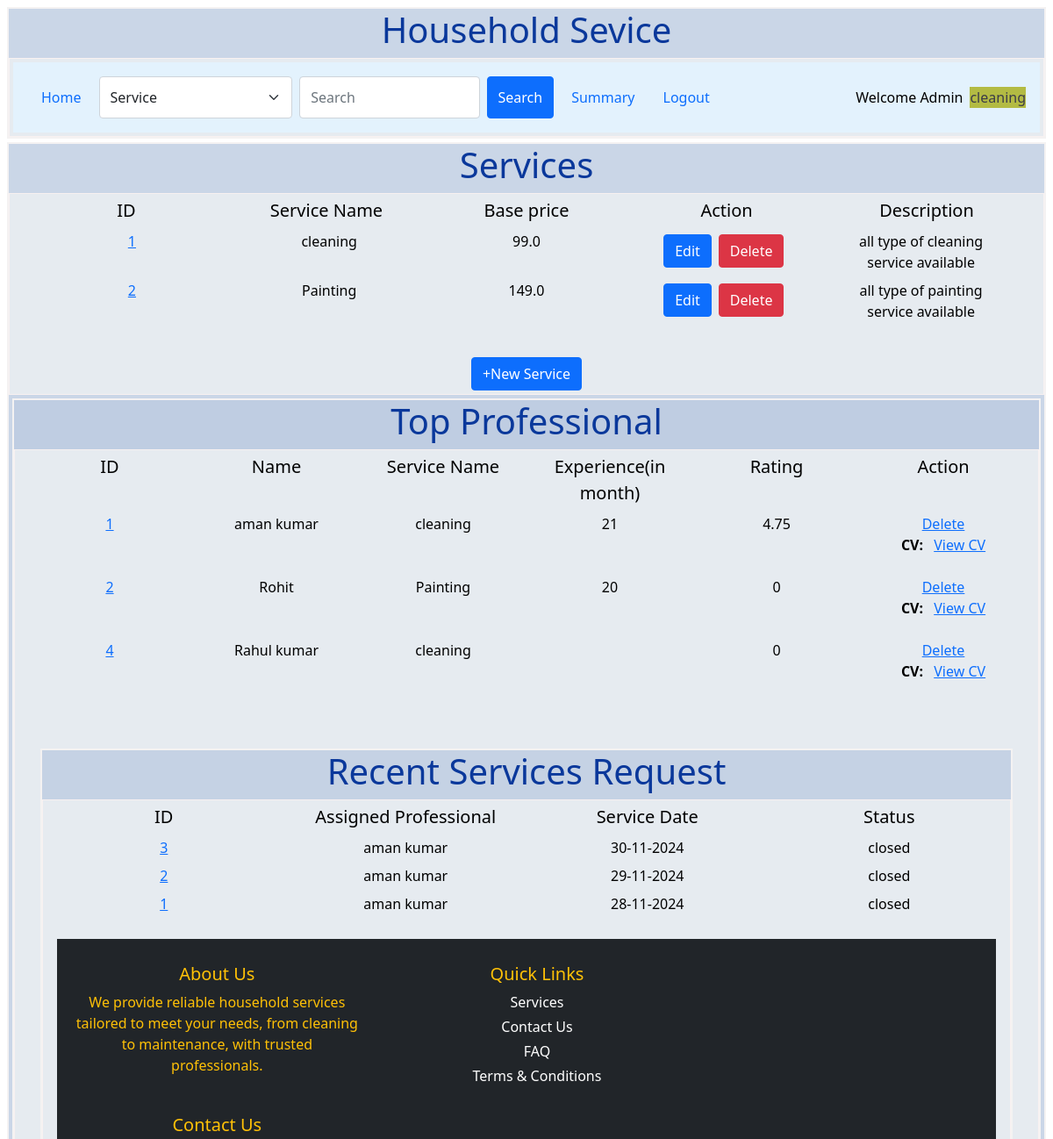
Page /admin/cleaning (upper part) on the earlier database version.
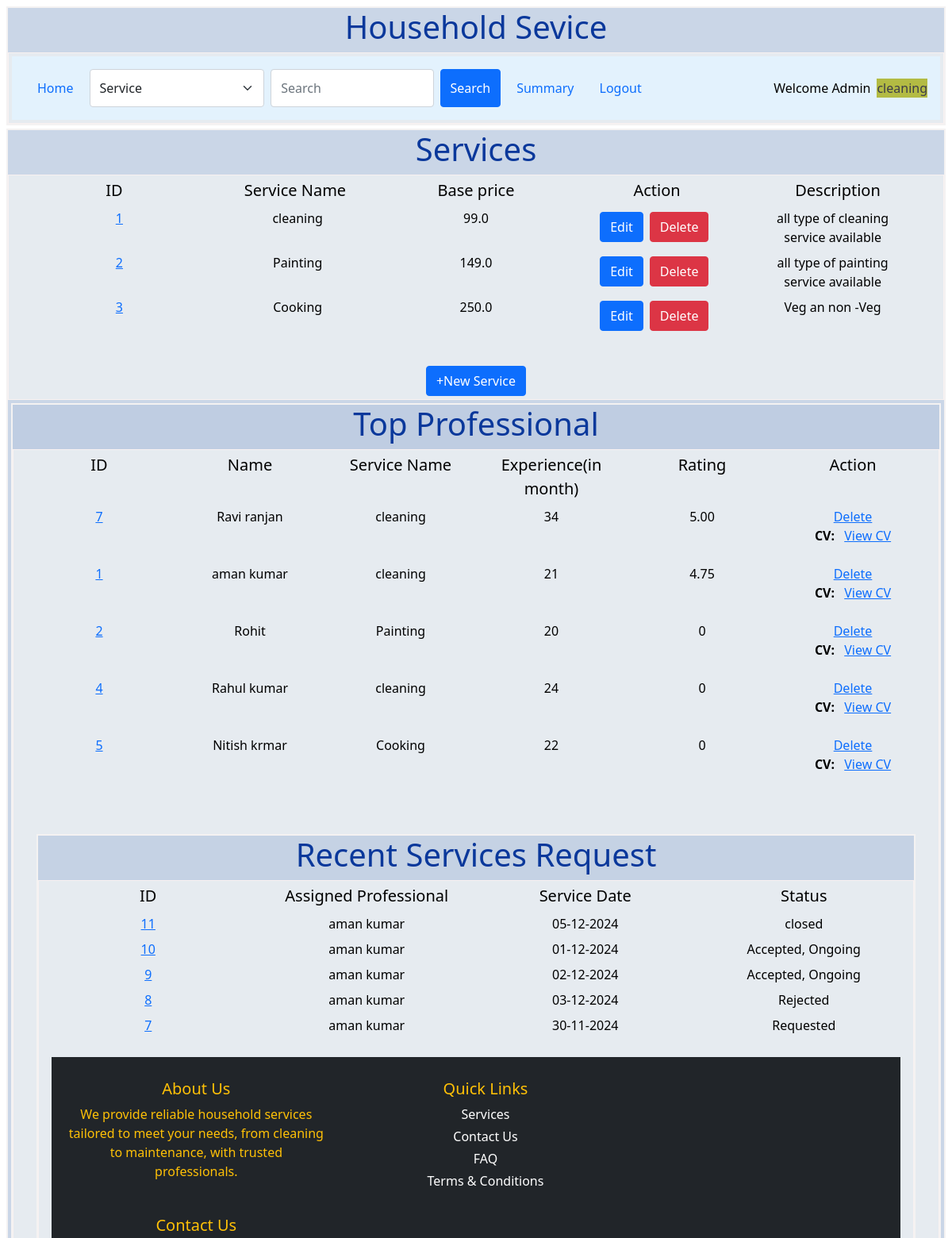
Same page on the later database version.
### backend/models.py (models this page shows)
class Service(db.Model):
    __tablename__="service"
    id = db.Column(db.Integer, primary_key=True)
    name=db.Column(db.String,nullable=False)
    price=db.Column(db.Float,default=0.0)
    action=db.Column(db.String,default="Edit/Delte")
    description=db.Column(db.String)

class Professional(db.Model):
    __tablename__="professional"
    id = db.Column(db.Integer, primary_key=True)
    email=db.Column(db.String,unique=True,nullable=False)
    full_name=db.Column(db.String,nullable=False)
    service_type=db.Column(db.String,nullable=False)              #dropdown from available service
    experience=db.Column(db.Integer,nullable=False)
    address=db.Column(db.String,nullable=False)
    pincode=db.Column(db.Integer,nullable=False)
    date_created=db.Column(db.String,default=0)
    mobile_number=db.Column(db.Integer,nullable=False)
    cv=db.Column(db.String,nullable=True,default="None")
    description=db.Column(db.String)
    rating=db.Column(db.String,default=0)
    rating_count=db.Column(db.String,default=0)
    password=db.Column(db.String,nullable=False)

class Service_Request(db.Model):
    __tablename__="servicerequest"
    id = db.Column(db.Integer, primary_key=True)
    Service_id = db.Column(db.Integer, db.ForeignKey("service.id"),nullable=False)
    Customer_id = db.Column(db.Integer, db.ForeignKey("customer.id"),nullable=False)
    Professional_id = db.Column(db.Integer, db.ForeignKey("professional.id"),nullable=False)
    date_of_request=db.Column(db.String)
    service_date=db.Column(db.String)
    date_of_completion=db.Column(db.String)
    description=db.Column(db.String)
    status=db.Column(db.String,default=0)
    rating=db.Column(db.String,default=0)
    review=db.Column(db.String,nullable=True,default="None")
    service = db.relationship("Service", backref="Servicerequests")  # Access Service details
    customer = db.relationship("Customer", backref="servicerequests")  # Access Customer details
    professional = db.relationship("Professional", backref="servicerequests")  # Access Professional details

### backend/controllers.py (the view)
@app.route("/admin/<name>")
def admin_dashboard(name):
    services=get_services()
    professionals=get_professionals()
    services_request=get_services_request_admin()
    return render_template("admin_dashboard.html",name=name,services=services,professionals=professionals,services_request=services_request)

### backend/controllers.py (called while the page is built)
def get_services():
    services = Service.query.all()
    return services

def get_professionals():
    professionals = Professional.query.order_by(Professional.rating.desc()).limit(5).all()
    return professionals

def get_services_request_admin():       #Service Request to admin
    all_service_request = Service_Request.query.order_by(Service_Request.id.desc()).limit(5).all()
    return all_service_request

### templates/admin_dashboard.html (shortened to what this page needs)
{%extends "admin_layout.html"%}
{%block content%}
         <div class="my_container">
            <div class="centre"> <h1>Services </h1></div>
              <div class="my_panel">
                <div class="container text-center">
                  <div class="row align-items-start" style="font-size: 20px;">
                    <div class="col">
                     ID
                    </div>
                    <div class="col">
                      Service Name
                    </div>
                    <div class="col">
                      Base price
                    </div>
                    <div class="col">
                      Action
                    </div>
                    <div class="col">
                      Description
                    </div>
                  </div>
                  <div>
                  {%if services%}
                  <div>
                  {%for service in services%}
                  <div class="row align-items-start">
                    <div class="col">
                     <a href="#"> {{service.id}}</a>
                    </div>
                    <div class="col">
                      {{service.name}}
                    </div>
                    <div class="col">
                      {{service.price}}
                    </div>
                    <div class="col">
                      <a class="btn btn-primary" href="/edit_service/{{service.id}}/{{name}}">    Edit <a class="btn btn-danger" href="/delete_service/{{service.id}}/{{name}}">Delete </a>
                    </div>
                    <div class="col">
                      {{service.description}}
                    </div>
                  </div>
                  {%endfor%}
                </div>
                  {%else%}
                  <h3 class="centre"> No Service available! </h3>
                  {%endif%}
                </div>
                <br>
              </div>
              <div class="centre"> <a href="/add_service/{{name}}" type="button" class="btn btn-primary" class="centre"> +New Service</a> </div>
        </div>
        <div class="my_container">
          <div class="centre"> <h1> Top Professional </h1></div>
            <div class="my_panel">
              <div class="container text-center">
                <div class="row align-items-start" style="font-size: 20px;">
                  <div class="col">
                   ID
                  </div>
                  <div class="col">
                    Name
                  </div>
                  <div class="col">
                    Service Name
                  </div>
                  <div class="col">
                    Experience(in month)
                  </div>
                  <div class="col">
                    Rating
                  </div>
                  <div class="col">
                    Action
                  </div>
                </div>  </b>
                {%if professionals%}
                {%for professional in professionals%}
                <div class="row align-items-start">
                  <div class="col">
                   <a href="#"> {{professional.id}} </a>
                  </div>
                  <div class="col">
                    {{professional.full_name}}
                  </div>
                  <div class="col">
                    {{professional.service_type}}
                  </div>
                  <div class="col">
                    {{professional.experience}}
                  </div>
                  <div class="col">
                    {{professional.rating}}
                  </div>
                  <div class="col">
                    <a href="/delete_professional/{{professional.id}}/{{name}}"> Delete </a>
                    {% if professional.cv %}
        <p><strong>CV:</strong> <a href="{{ url_for('static', filename='./uploaded_cv/' +  professional.cv ) }}" target="_blank">View CV</a></p>
    {% else %}
        <p>No CV uploaded.</p>
    {% endif %}
                  </div>
                </div>
                  {%endfor%}
                {%else%}
                <h3 class="centre"> No Service available! </h3>
                {%endif%}
      <br>
      <br>
      <div class="my_container">
        <div class="centre"> <h1>Recent Services Request </h1></div>
          <div class="my_panel">
{%if services_request%}
            <div class="container text-center">
              <div class="row align-items-start" style="font-size: 20px;">
                <div class="col">
                 ID
                </div>
                <div class="col">
                  Assigned Professional
                </div>
                <div class="col">
                  Service Date
                </div>
                <div class="col">
                  Status
                </div>
              </div>  </b>
{%for service_request in services_request%}
              <div class="row align-items-start">
                <div class="col">
                 <a href="#">{{service_request.id}}</a>
                </div>
                <div class="col">
                 {{service_request.professional.full_name}}
                </div>
                <div class="col">
                   {{service_request.service_date}}
                </div>
                <div class="col">
                  {{service_request.status}}
                </div>
              </div>
{%endfor%}
{%else%}
<div>
  <h3 class="centre"> No Service available! </h3>
</div>
{%endif%}
    {%endblock%}

### templates/admin_layout.html (shortened to what this page needs)
<!DOCTYPE html>
<html>
    <head>
        <link rel="stylesheet" href="/static/style/main.css">
        <link href="https://cdn.jsdelivr.net/npm/bootstrap@5.0.2/dist/css/bootstrap.min.css" rel="stylesheet">
    </head>
    <body>
        <div class="my_container">
        <div class="centre"> <h1>Household Sevice </h1></div>
            <div class="my_panel">
              <nav class="navbar navbar-expand-lg " style="background-color: #e3f2fd;">
                <div class="container-fluid">
                    <ul class="navbar-nav me-auto mb-2 mb-lg-0">
                      <li class="nav-item">
                        <a class="nav-link active" aria-current="page" href="/admin/{{name}}">Home</a>
                      </li>
                      <form class="d-flex" action="/search_admin/{{name}}" method="POST">
                      <select class="form-select me-2" name="category" id="category">
                        <option value="service">Service</option>
                      </select>
                        <input class="form-control me-2" type="search" placeholder="Search " aria-label="Search" name="search_txt" id="search_txt">
                        <button class="btn btn-primary" type="submit">Search</button>
                      </form>
                      <li class="nav-item">
                        <a class="nav-link active" aria-current="page" href="/admin_summary/{{name}}">Summary</a>
                      </li>
                      <li class="nav-item">
                        <a class="nav-link" href="/login">Logout</a>
                      </li>
                    </ul>
                    <span class="navbar-text">
                      Welcome Admin
                    </span> <br>
                            <br>
                            <div class="wlc_msg">{{name}} </div>
                  </div>
                </nav>
                </div>
              </div>
            {%block content%}{%endblock%}
            <footer class="bg-dark text-warning pt-4 mt-4">
              <div class="container">
                <div class="row">
                  <div class="col-md-4 mb-3">
                    <h5>About Us</h5>
                    <p>
                      We provide reliable household services tailored to meet your needs, from cleaning to maintenance, with trusted professionals.
                    </p>
                  </div>
                  <div class="col-md-4 mb-3">
                    <h5>Quick Links</h5>
                    <ul class="list-unstyled">
                      <li><a href="/services" class="text-white text-decoration-none">Services</a></li>
                      <li><a href="/contact" class="text-white text-decoration-none">Contact Us</a></li>
                      <li><a href="/faq" class="text-white text-decoration-none">FAQ</a></li>
                      <li><a href="/terms" class="text-white text-decoration-none">Terms & Conditions</a></li>
                    </ul>
                  </div>
                  <div class="col-md-4 mb-3">
                    <h5>Contact Us</h5>
                  </div>
                </div>
              </div>
            </footer>
        </body>
</html>

### static/style/main.css (style rules this page uses)
* { margin: 4px; }
.my_container { border: 2px solid rgb(244, 242, 242); background-color:rgba(188, 204, 225, 0.788); }
.my_panel { width: auto; margin: auto; height: auto; color: black; border: 1px solid rgb(248, 241, 241); background-color: rgb(230, 235, 240); }
.centre { text-align: center; margin: auto; color: rgb(10,56,155); }
.wlc_msg { text-align: center; background-color: rgb(179, 187, 67); color:rgb(60, 60, 72); }

Differences in the rows shown:
no longer on this page (row unchanged): Service_Request: id "3", professional.full_name "aman kumar", service_date "30-11-2024", status "closed"
no longer on this page (row unchanged): Service_Request: id "2", professional.full_name "aman kumar", service_date "29-11-2024", status "closed"
no longer on this page (row unchanged): Service_Request: id "1", professional.full_name "aman kumar", service_date "28-11-2024", status "closed"
added Service: id "3", name "Cooking", price "250.0", description "Veg an non -Veg"
added Professional: id "7", full_name "Ravi ranjan", service_type "cleaning", experience "34", rating "5.00"
changed Professional "Rahul kumar": experience (not shown) → "24"
added Professional: id "5", full_name "Nitish krmar", service_type "Cooking", experience "22", rating "0"
added Service_Request: id "11", professional.full_name "aman kumar", service_date "05-12-2024", status "closed"
added Service_Request: id "10", professional.full_name "aman kumar", service_date "01-12-2024", status "Accepted, Ongoing"
added Service_Request: id "9", professional.full_name "aman kumar", service_date "02-12-2024", status "Accepted, Ongoing"
added Service_Request: id "8", professional.full_name "aman kumar", service_date "03-12-2024", status "Rejected"
added Service_Request: id "7", professional.full_name "aman kumar", service_date "30-11-2024", status "Requested"
